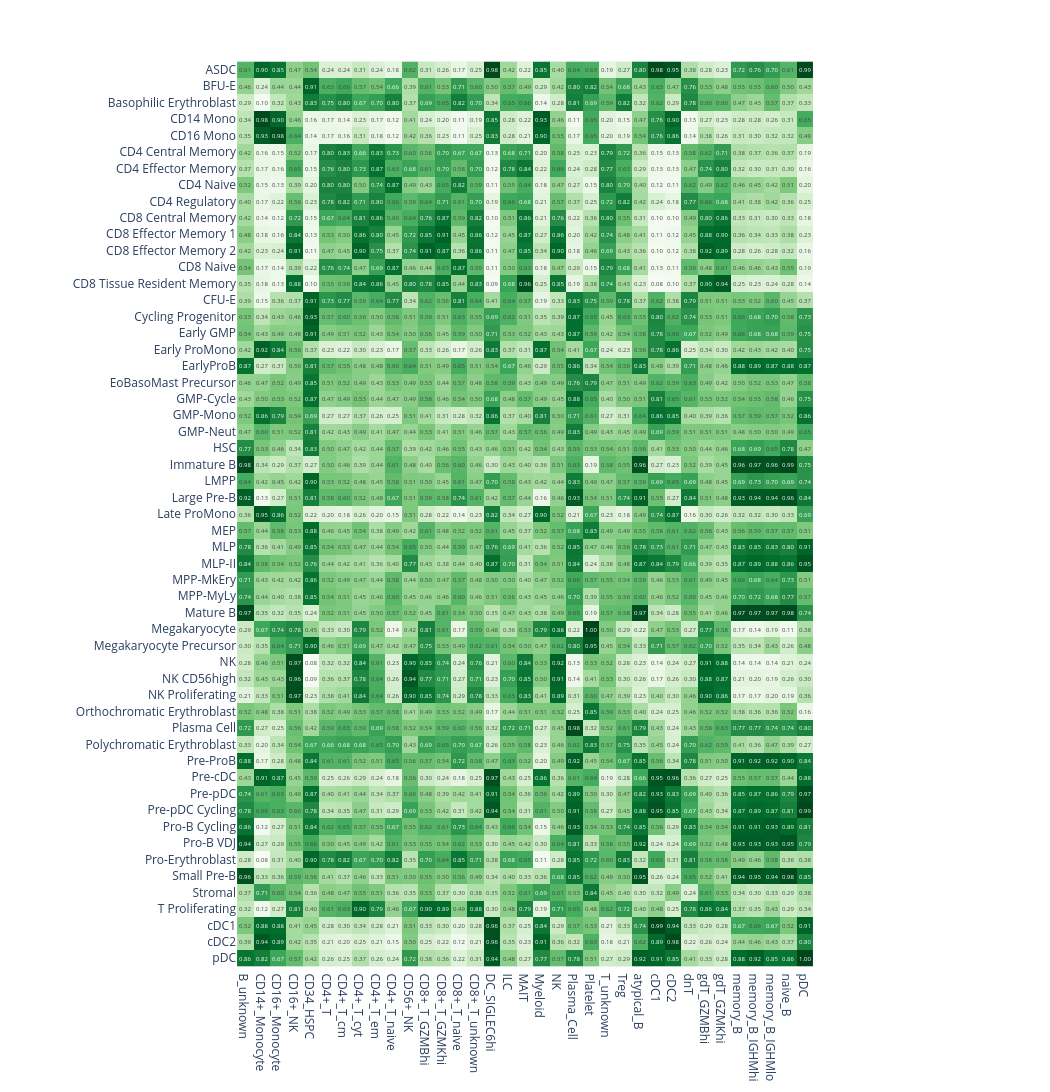

Notebook source saved alongside this figure:
### Code cell
fig = plot_cluster_mapping(mapping, show=False, sort_by_score=False)
fig.update_layout(coloraxis_showscale=False)

### Figure 1 — Plotly figure (JSON) as saved in the notebook; plotly's stock layout.template omitted (floating-point values rounded to 4 significant figures; data arrays with more than 128 entries replaced by an {"elided": "..."} marker saying what was removed)
{"data": [{"coloraxis": "coloraxis", "hovertemplate": "x: %{x}<br>y: %{y}<br>color: %{z}<extra></extra>", "name": "0", "texttemplate": "%{z:.2f}", "type": "heatmap", "x": ["B_unknown", "CD14+_Monocyte", "CD16+_Monocyte", "CD16+_NK", "CD34_HSPC", "CD4+_T", "CD4+_T_cm", "CD4+_T_cyt", "CD4+_T_em", "CD4+_T_naive", "CD56+_NK", "CD8+_T_GZMBhi", "CD8+_T_GZMKhi", "CD8+_T_naive", "CD8+_T_unknown", "DC_SIGLEC6hi", "ILC", "MAIT", "Myeloid", "NK", "Plasma_Cell", "Platelet", "T_unknown", "Treg", "atypical_B", "cDC1", "cDC2", "dnT", "gdT_GZMBhi", "gdT_GZMKhi", "memory_B", "memory_B_IGHMhi", "memory_B_IGHMlo", "naive_B", "pDC"], "xaxis": "x", "y": ["ASDC", "BFU-E", "Basophilic Erythroblast", "CD14 Mono", "CD16 Mono", "CD4 Central Memory", "CD4 Effector Memory", "CD4 Naive", "CD4 Regulatory", "CD8 Central Memory", "CD8 Effector Memory 1", "CD8 Effector Memory 2", "CD8 Naive", "CD8 Tissue Resident Memory", "CFU-E", "Cycling Progenitor", "Early GMP", "Early ProMono", "EarlyProB", "EoBasoMast Precursor", "GMP-Cycle", "GMP-Mono", "GMP-Neut", "HSC", "Immature B", "LMPP", "Large Pre-B", "Late ProMono", "MEP", "MLP", "MLP-II", "MPP-MkEry", "MPP-MyLy", "Mature B", "Megakaryocyte", "Megakaryocyte Precursor", "NK", "NK CD56high", "NK Proliferating", "Orthochromatic Erythroblast", "Plasma Cell", "Polychromatic Erythroblast", "Pre-ProB", "Pre-cDC", "Pre-pDC", "Pre-pDC Cycling", "Pro-B Cycling", "Pro-B VDJ", "Pro-Erythroblast", "Small Pre-B", "Stromal", "T Proliferating", "cDC1", "cDC2", "pDC"], "yaxis": "y", "z": {"elided": "55x35 float values"}}], "layout": {"autosize": false, "coloraxis": {"colorscale": [[0, "rgb(247,252,245)"], [0.125, "rgb(229,245,224)"], [0.25, "rgb(199,233,192)"], [0.375, "rgb(161,217,155)"], [0.5, "rgb(116,196,118)"], [0.625, "rgb(65,171,93)"], [0.75, "rgb(35,139,69)"], [0.875, "rgb(0,109,44)"], [1, "rgb(0,68,27)"]], "showscale": false}, "height": 1375, "margin": {"t": 60}, "width": 1050, "xaxis": {"anchor": "y", "autorange": true, "constrain": "domain", "domain": [0.03954, 0.9605], "range": [-0.5, 34.5], "scaleanchor": "y", "type": "category"}, "yaxis": {"anchor": "x", "autorange": true, "constrain": "domain", "domain": [0, 1], "range": [54.5, -0.5], "type": "category"}}}
